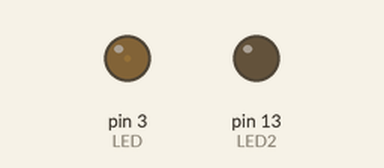
This sketch was run on a simulated Arduino Uno, built with avr-gcc and run on an emulated ATmega328P. Shown: output pins drawn as LEDs (lit = HIGH).

Above: at 0.05 s.
At 1.15 s:
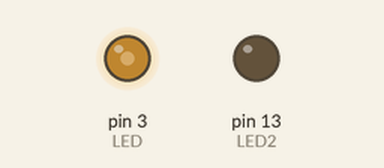
At 2.3 s:
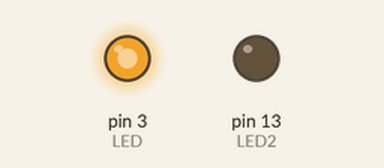
At 4.55 s:
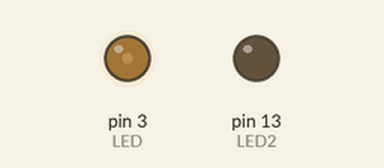
Timing chart, 0 to 6.6 s (numbered marks = the images above):
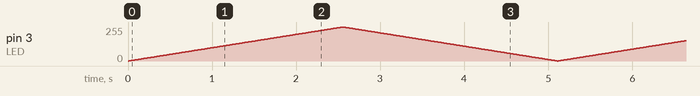

The sketch:

sasa3.ino
```cpp
int LED = 3;
int LED2 = LED_BUILTIN;
int val = 0;
bool y = 0;
void setup() {
  //pinMode(LED_BUILTIN, OUTPUT);
  pinMode(LED, OUTPUT);
  pinMode(LED2, OUTPUT);
}


void loop() {

  analogWrite(LED, val);
  if (y)
  {
    val--;
  } else
  {
    val++;
  }

  delay(10);
  if (val >= 255 or val <= 0) y = !y ;


}
```
